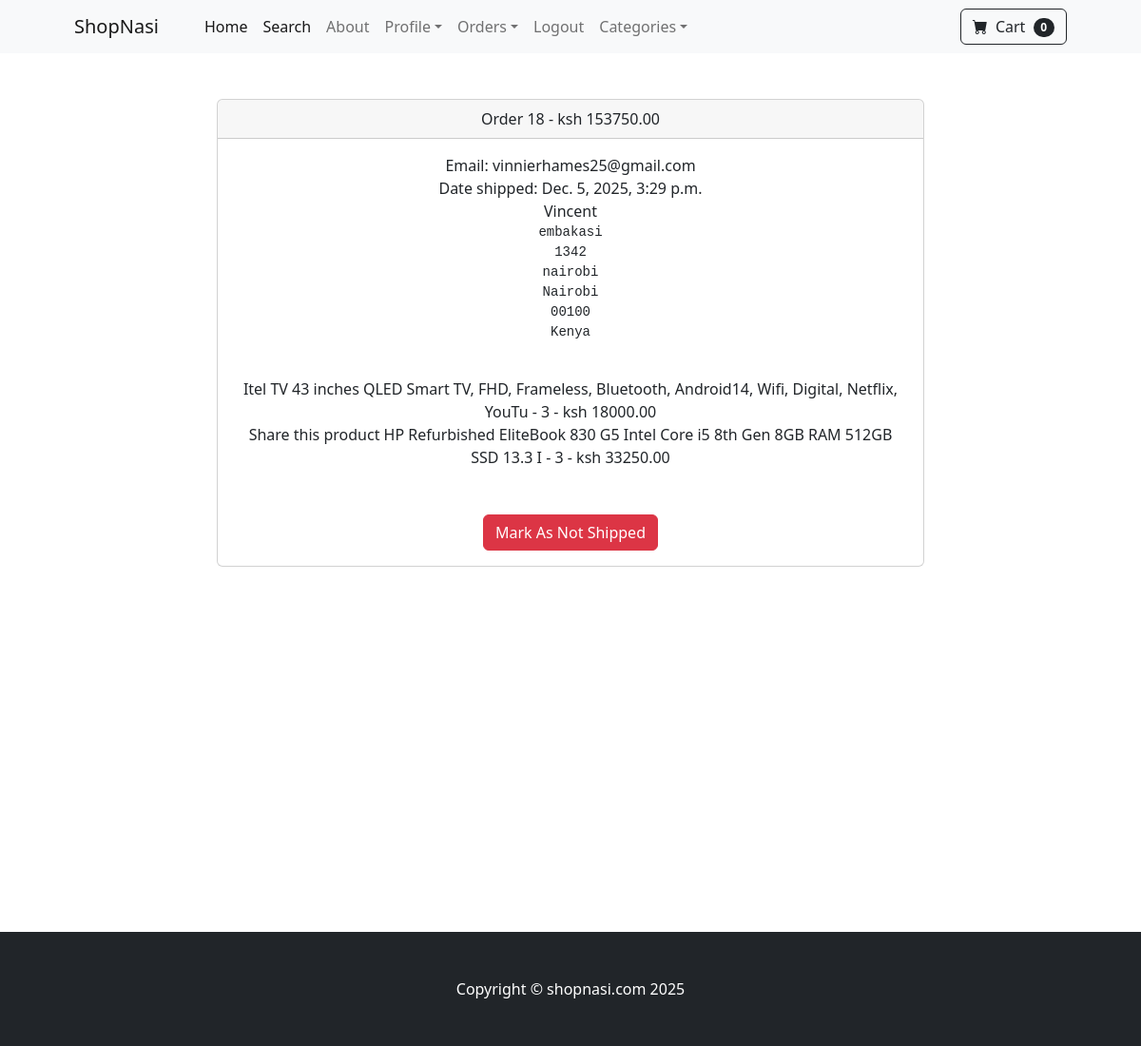
Before: /payment/orders/18 (signed in) with the older database file.
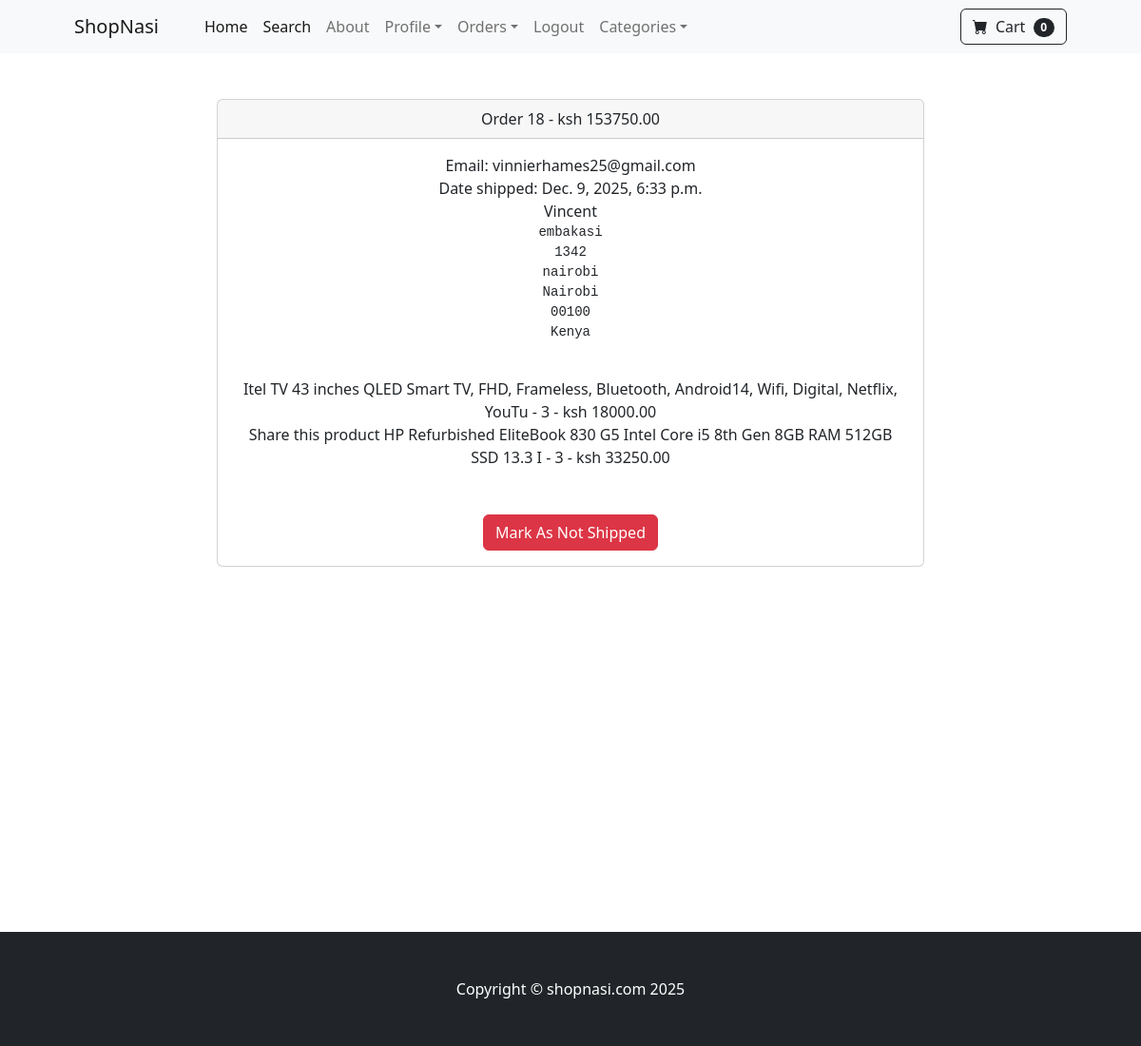
After: the same page with the newer database file.
### payment/models.py (models this page shows, shortened)
class Order(models.Model):
    user = models.ForeignKey(User, on_delete=models.CASCADE, null=True, blank=True)
    full_name = models.CharField(max_length=250)
    email = models.EmailField(max_length=250)
    shipping_address = models.TextField(max_length=15000)
    amount_paid = models.DecimalField(max_digits=10, decimal_places=2)
    date_ordered = models.DateTimeField(auto_now_add=True)
    shipped = models.BooleanField(default=False)
    date_shipped = models.DateTimeField(blank=True, null=True)

### payment/views.py (the view, shortened to what this page needs)
# urls.py: path('orders/<int:pk>', views.orders, name='orders'),
def orders(request, pk):
    if request.user.is_authenticated and request.user.is_superuser:
        order = Order.objects.get(id=pk)
        items = OrderItem.objects.filter(order=pk)
        return render(request, 'payment/orders.html', {"order":order, "items":items})
    else:
        messages.success(request, "Access denied!")
        return redirect('home')

### cart/cart.py (called while the page is built)
    def __len__(self):
        return len(self.cart)

### cart/context_processors.py (called while the page is built)
def cart(request):
    return {'cart': Cart(request)}

### mycar/models.py (called while the page is built)
	def __str__(self):
		return self.name

### payment/templates/payment/orders.html (shortened to what this page needs)
{% extends 'base.html' %}
{% block content %}
        <div class="container">
            <div class="row">
                <center>
                    <div class="col-8">
                        <br><br>
                        <div class="card">
  <div class="card-header">
    Order {{ order.id }} - ksh {{ order.amount_paid }}
  </div>
  <div class="card-body">
    Email: {{ order.email }} <br>
    {% if order.date_shipped %}
    Date shipped: {{ order.date_shipped }}
    {% else %}
    Date Ordered:{{ order.date_ordered }}
    {% endif %}
    <br>
    {{ order.full_name }} <br>
    <pre>{{ order.shipping_address }}
    </pre>
    {% for item in items %}
        {{ item.product }} - {{ item.quantity }} - ksh {{ item.price }}  <br>
    {% endfor %}
    <br><br>
    {% if not order.shipped %}
    <form method="POST">
        {% csrf_token %}
        <input type="hidden" name="shipping_status" value="true">
        <button type="submit" class="btn btn-success">Mark As Shipped</button>
        {% else %}
        <form method="POST">
        <button type="submit" class="btn btn-danger">Mark As Not Shipped</button>
    </form>
    {% endif %}
  </div>
</div>
<br>
                    </div>
                </center>
            </div>
        </div>
        <br><br><br><br><br><br>
        <br><br><br><br><br><br>
        <br><br><br>
{% endblock %}

Changed rows visible on the page:
changed Order "vinnierhames25@gmail.com": date_shipped "Dec. 5, 2025, 3:29 p.m." → "Dec. 9, 2025, 6:33 p.m."
